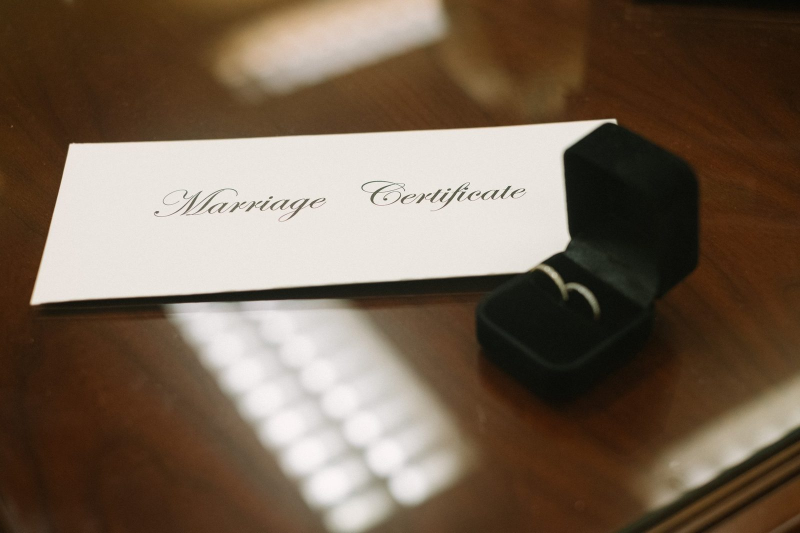
#> input picture images/0-1.jpg, 1600 x 1066 px (shown at 1/2 size); its folder holds 6 pictures in this run
$ python optimize-images.py
#> lines starting #> are read from the running program, lines starting #| are printed output that depends on the picture
#!/usr/bin/env python3
"""Rebuild images/opt/*.webp and images/og.jpg from the JPEGs in images/.

GitHub Pages serves the committed files directly. Run this after adding or
replacing a gallery JPEG, then point that photo's srcset at the new WebP
files (640w, and 1200w or the original width when it is smaller than 1200).

Requires Pillow: pip install pillow
"""

from pathlib import Path

from PIL import Image

ROOT = Path(__file__).resolve().parents[1]
SRC = ROOT / "images"
OUT = SRC / "opt"


def target_widths(width: int) -> list[int]:
    widths = [640] if width > 700 else []
    large = 1200 if width >= 1200 else width
    if large not in widths:
        widths.append(large)
    return widths or [width]


def main() -> None:
    OUT.mkdir(exist_ok=True)
    for path in sorted(SRC.glob("*.jpg")):
        if path.name == "og.jpg":
            continue
        image = Image.open(path).convert("RGB")
#> image is the input picture: PIL image 1600x1066 RGB; mean R, G, B 116.4, 98.6, 82
        width, height = image.size
#> width = 1600; height = 1066
        for tw in target_widths(width):
            resized = image
            if tw != width:
                th = max(1, round(height * (tw / width)))
                resized = image.resize((tw, th), Image.Resampling.LANCZOS)
            dest = OUT / f"{path.stem}-{tw}.webp"
            resized.save(dest, "WEBP", quality=74, method=4)
            print(dest.relative_to(ROOT))
#> this loop made 2 passes
#> pass 1, in main, `resized = image.resize((tw, th), Image.Resampling.LANCZOS)`:
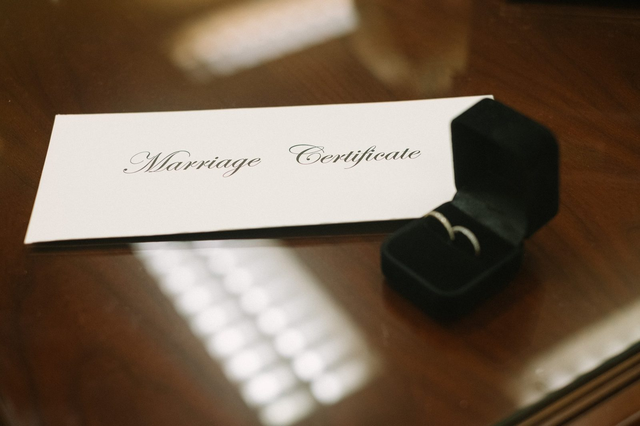
#> resized: PIL image 640x426 RGB; mean R, G, B 116.4, 98.6, 82
#> pass 2 of the loop in main, `for path in sorted(SRC.glob("*.jpg")):`:
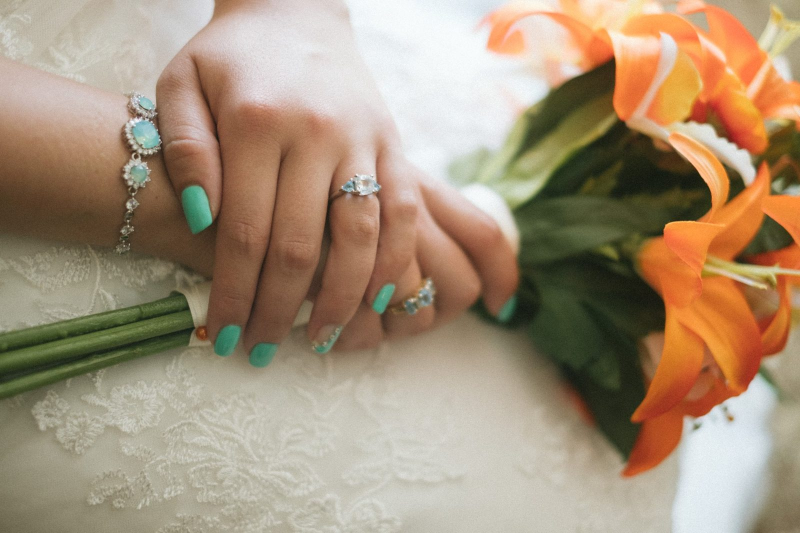
#> input picture images/0-104.jpg, 1600 x 1066 px (shown at 1/2 size)
#> in main, image is the input picture: PIL image 1600x1066 RGB; mean R, G, B 165.5, 145.3, 121.5
#> the loop in main, `for tw in target_widths(width):` made 2 passes
#| images/opt/0-104-640.webp
#| images/opt/0-104-1200.webp
#> pass 1, in main, `resized = image.resize((tw, th), Image.Resampling.LANCZOS)`:
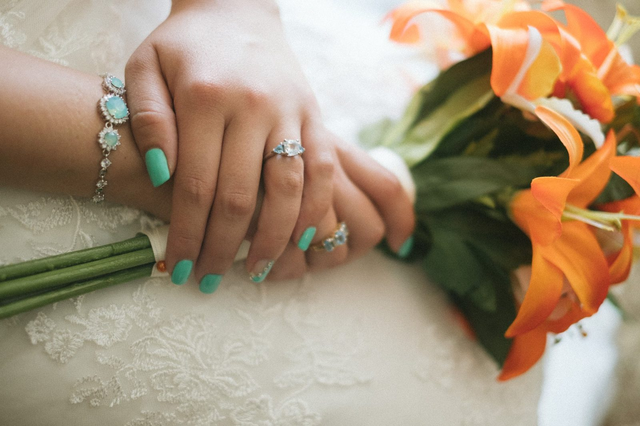
#> resized: PIL image 640x426 RGB; mean R, G, B 165.5, 145.3, 121.5
#> pass 3 of the loop in main, `for path in sorted(SRC.glob("*.jpg")):`:
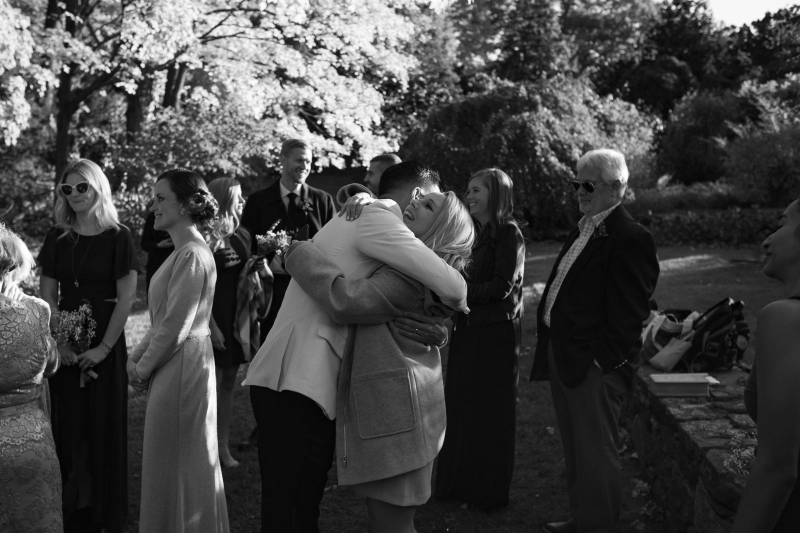
#> input picture images/118.jpg, 1600 x 1066 px (shown at 1/2 size)
#> in main, image is the input picture: PIL image 1600x1066 RGB; min 0, max 255, mean 67.8
#> the loop in main, `for tw in target_widths(width):` made 2 passes
#| images/opt/118-640.webp
#| images/opt/118-1200.webp
#> pass 1, in main, `resized = image.resize((tw, th), Image.Resampling.LANCZOS)`:
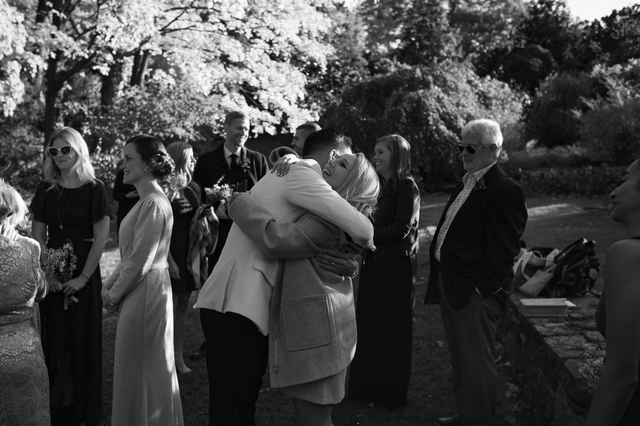
#> resized: PIL image 640x426 RGB; min 0, max 255, mean 67.8
#> the loop made 6 passes; the first 3 are shown

    source = Image.open(SRC / "film-beach-couple.jpg").convert("RGB")
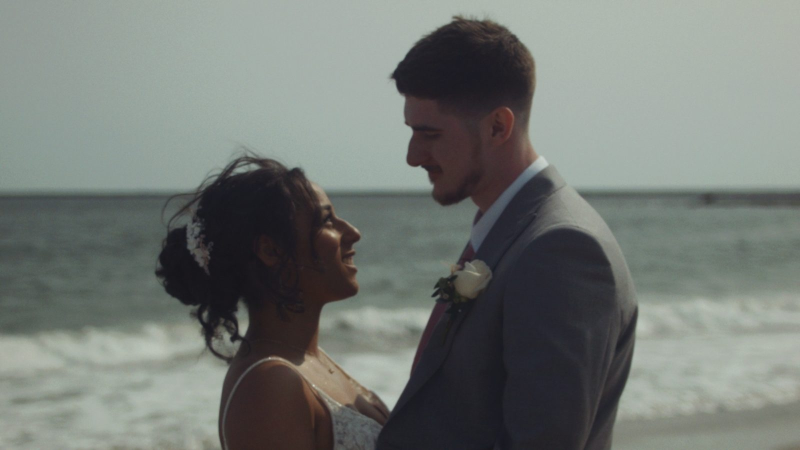
#> input picture images/film-beach-couple.jpg, 1600 x 900 px (shown at 1/2 size)
#> source is the input picture: PIL image 1600x900 RGB; mean R, G, B 115.6, 121, 116.5
    ow, oh = source.size
#> ow = 1600; oh = 900
    ratio = 1200 / 630
    if ow / oh > ratio:
        new_w = int(oh * ratio)
        left = (ow - new_w) // 2
        crop = source.crop((left, 0, left + new_w, oh))
    else:
        new_h = int(ow / ratio)
#> new_h = 840
        top = (oh - new_h) // 2
#> top = 30
        crop = source.crop((0, top, ow, top + new_h))
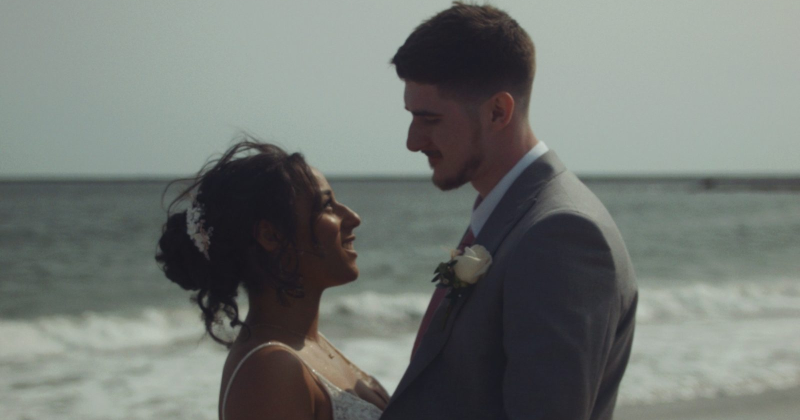
#> crop: PIL image 1600x840 RGB (shown at 1/2 size); mean R, G, B 114.5, 119.9, 115.5
    og = crop.resize((1200, 630), Image.Resampling.LANCZOS)
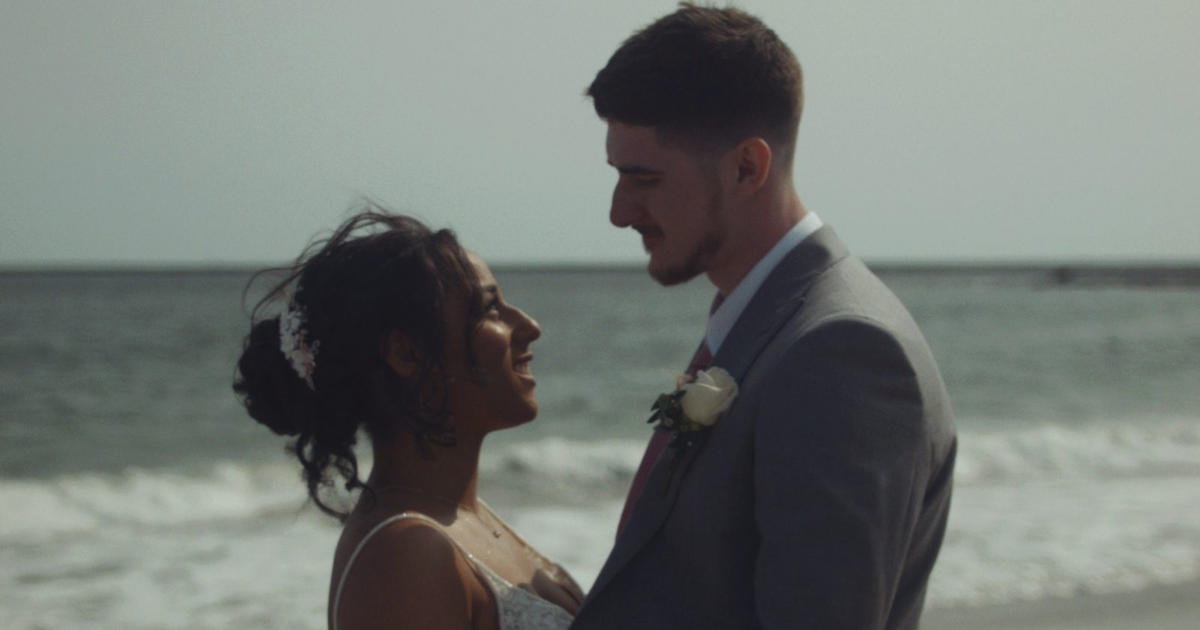
#> og: PIL image 1200x630 RGB; mean R, G, B 114.5, 120, 115.5
    og_path = SRC / "og.jpg"
    og.save(og_path, "JPEG", quality=80, optimize=True, progressive=True)
    print(og_path.relative_to(ROOT))


if __name__ == "__main__":
    main()
